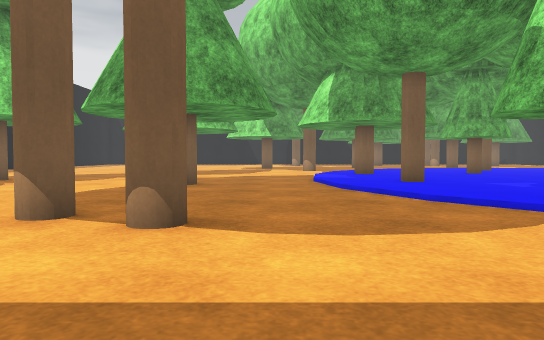
View 1 (above)

24 first-person views from a walk through a robot-simulator world made for Webots. The camera is 0.72 m above the floor, tilts 2° down and sees 70° across. The floor is counted in squares, 1 m on a side. Each view is taken from the middle of a square. On the plan, view 1 faces up. The plan holds only what a view shows up to about 11 squares ahead; the rest is blank. Robots are left out. Simple shapes and patterns stand in for the simulator's stock objects. Uneven ground is drawn flat.

View 2
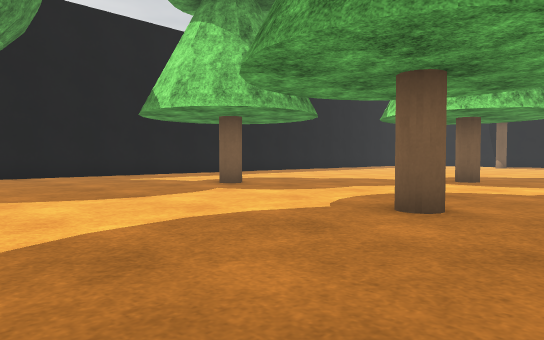

View 3
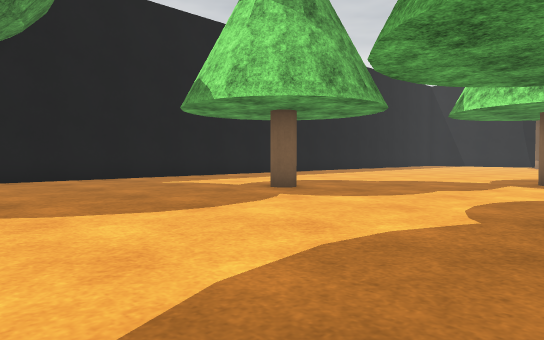

View 4
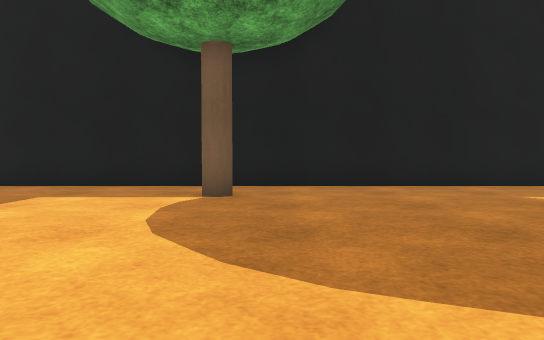

View 5
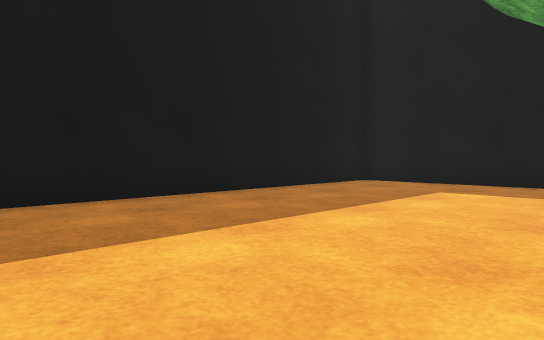

View 6
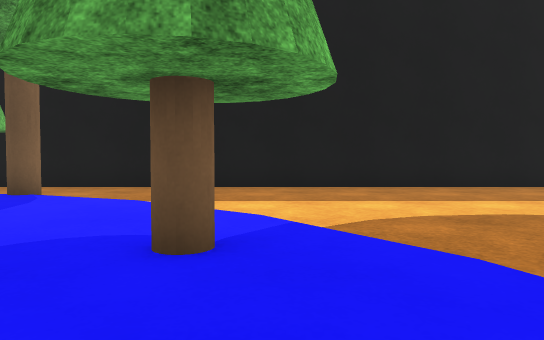

View 7
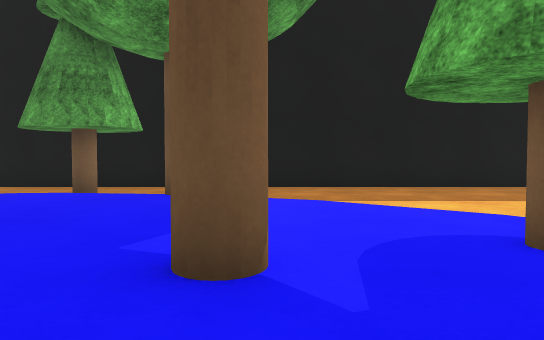

View 8
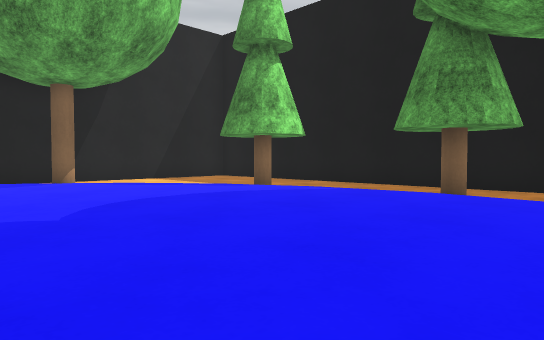

View 9
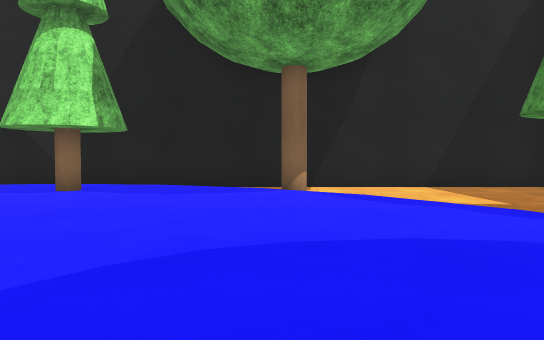

View 10
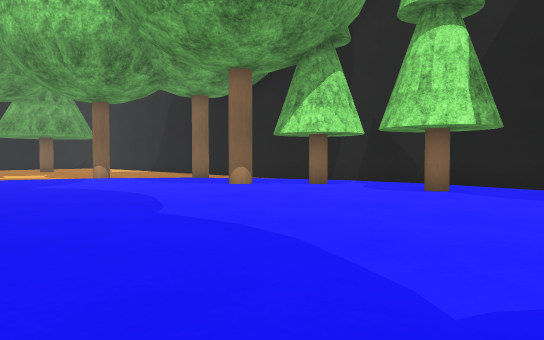

View 11
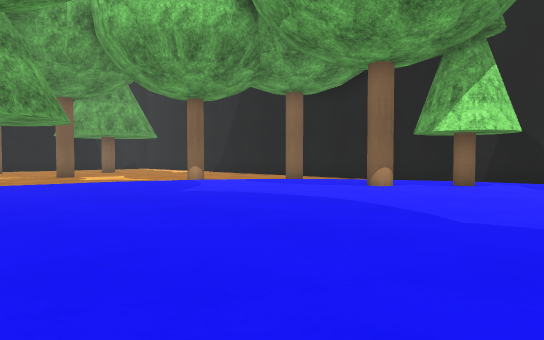

View 12
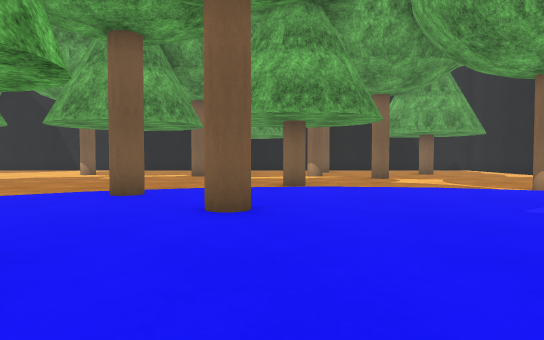

View 13
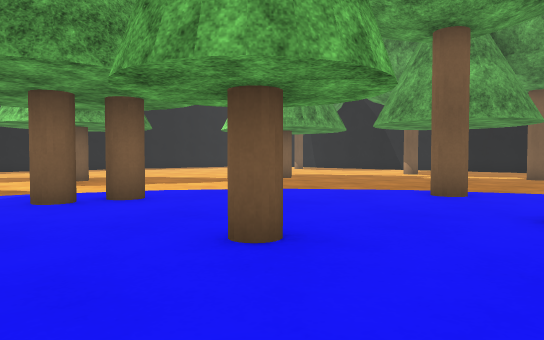

View 14
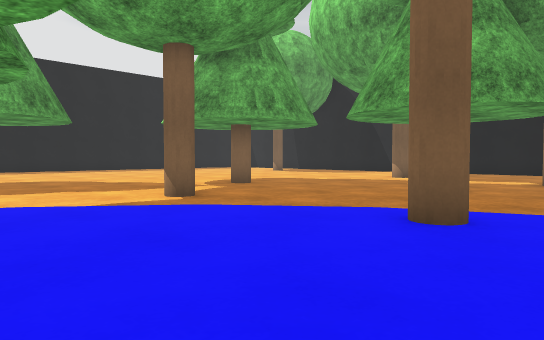

View 15
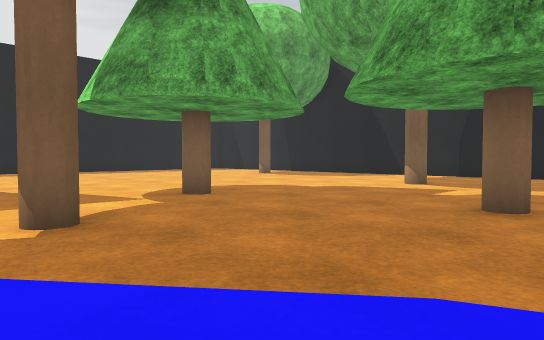

View 16
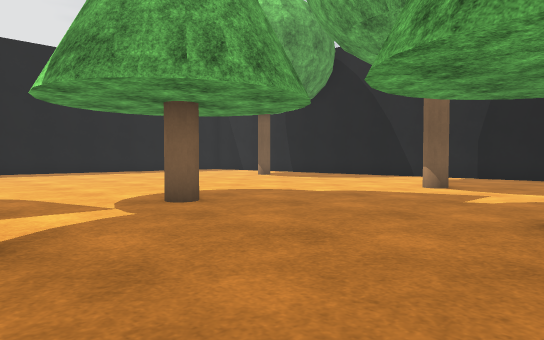

View 17
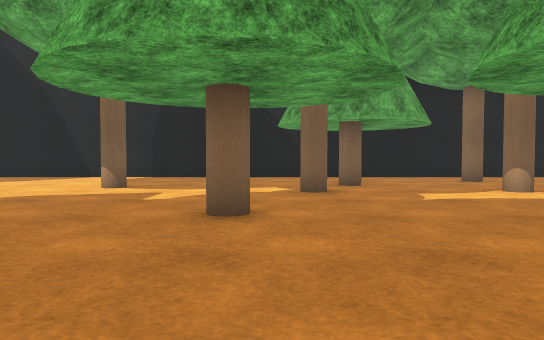

View 18
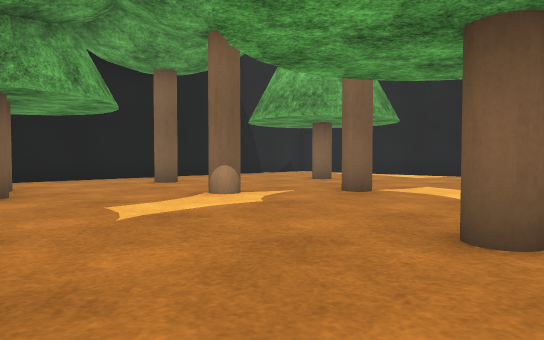

View 19
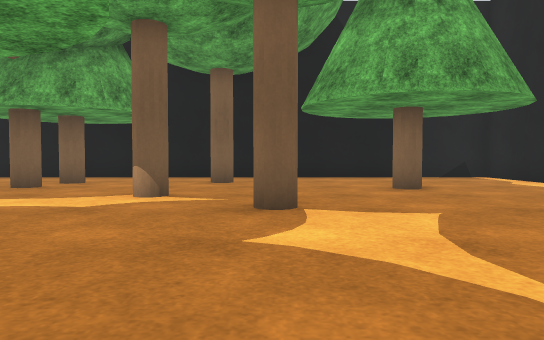

View 20
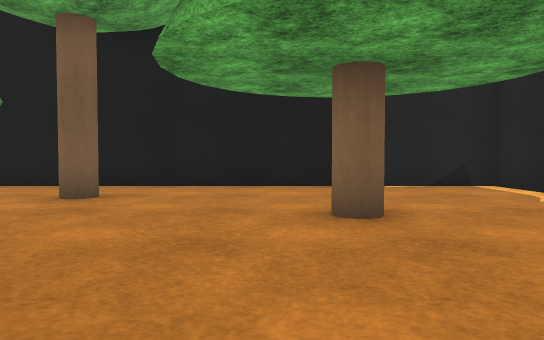

View 21
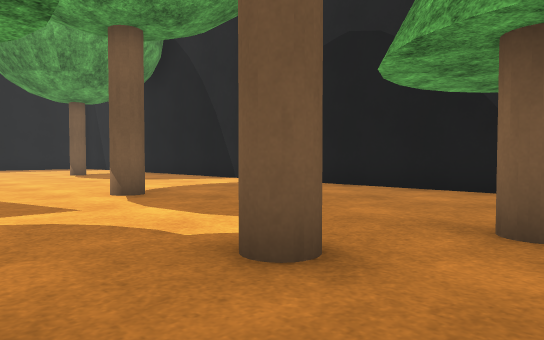

View 22
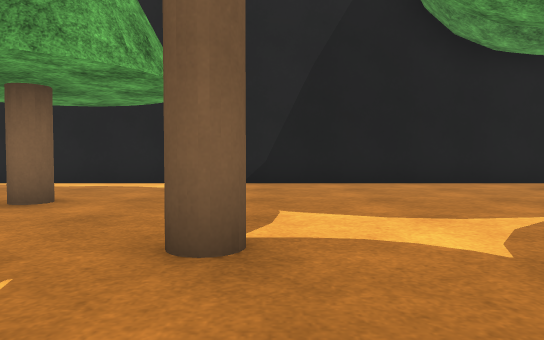

View 23
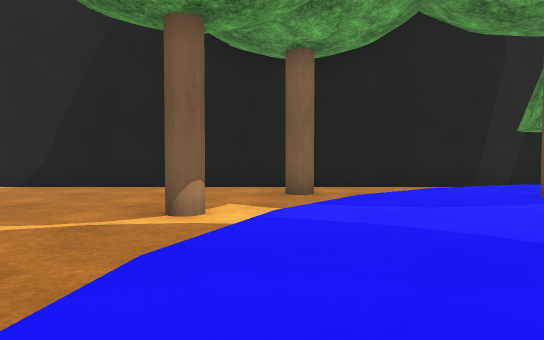

View 24
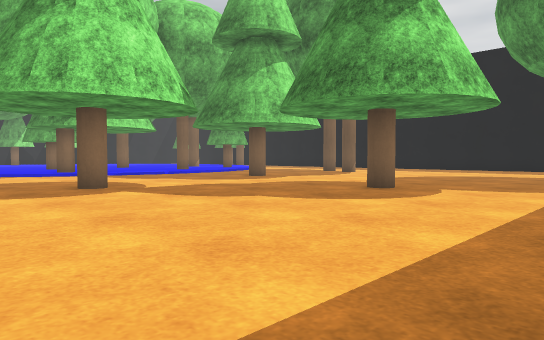

### Floor plan
Key: @ floor where view 1 was taken; # wall or solid block; . main floor; : floor 0.1 m higher than the main floor; T pine tree; A oak tree; R tree; C cypress tree.
Columns run from 15 left of view 1 to 22 right of it. Each row starts with its distance up from view 1.
 35                  #########AAAA########
 34                   ..... #........ ...#
 33                ..  ...  # ...........#
 32               .... ..   #  .A..TTT...#
 31               .......  ##  ...T...T..#
 30             ..........####....T.T.T..#
 29             .....A.....##.....T...T..#
 28             ..........A....#...T.TT  #
 27               ......TT.......A.......#
 26              ......T..T......A.......#
 25             ..TTT.T.TT.T.TTT.........#
 24            ..T...TT.TT.TT...T........#
 23           ....TT.T.T..TT.TT.T........#
 22          ....T...T..T...T.  T........#
 21          ....TTTT....... TTT:...R....A
 20   . ..   .............::::::::::.....A
 19    .......TTT....A..::A::::::::::.AA.A
 18   .......T...T.....:::::::::::::::...A
 17   .......T.T.T.....:::::A::::::::::..A
 16    ......T.T.T...  #:::::::::::::::..#
 15    .......T.TT.. .AA :CC:::::::::A::.#
 14    ...TTT..T.... :A#::CC:::::::::CCC.#
 13 #  ..T..T......  :::#:CC:::::::::CCC.#
 12 #...T.TT.T.TTTT       ::::::::::::C::#
 11 #........T.T...T.::::::A ::::::::CCC:#
 10 #....TT.T...TT.T.:RR::: : :::::::CCC:#
  9 #..........T...T.::::::: :::::::::C:.#
  8 #...........TTT..:::::  :::::::::::: #
  7 #.................:CC:A::::::::::::: R
  6 R.................:CCCA::::::::::::R.R
  5 R..R........A......CC:::::::::::::.R.R
  4 R.............A.....:::::::::::::....R
  3 #........... ........:::::::::::.....#
  2 #........... ..........:R:C:::CCC....#
  1 #..........  ............CCC  CC ....#
  0 #..........  ..@.........CCC..    ...#
 -1 #.......... ..................      .#
 -2   ############################      ##

Where each view was taken, in squares from view 1:
view 1: 0 up, 0 right, facing up
view 2: 5 up, 0 right, facing up-left
view 3: 5 up, 2 left, facing up-left
view 4: 6 up, 5 left, facing left
view 5: 5 up, 4 left, facing down-left
view 6: 9 up, 4 right, facing down
view 7: 9 up, 7 right, facing down
view 8: 9 up, 8 right, facing down-right
view 9: 6 up, 11 right, facing right
view 10: 7 up, 11 right, facing up-right
view 11: 10 up, 9 right, facing up-right
view 12: 12 up, 10 right, facing up
view 13: 12 up, 10 right, facing up-left
view 14: 15 up, 9 right, facing up-left
view 15: 18 up, 7 right, facing up-left
view 16: 19 up, 6 right, facing up-left
view 17: 19 up, 6 right, facing up
view 18: 22 up, 7 right, facing up-right
view 19: 21 up, 14 right, facing up
view 20: 25 up, 16 right, facing up
view 21: 26 up, 9 right, facing up-left
view 22: 26 up, 11 right, facing right
view 23: 20 up, 11 right, facing right
view 24: 20 up, 13 left, facing down-right
